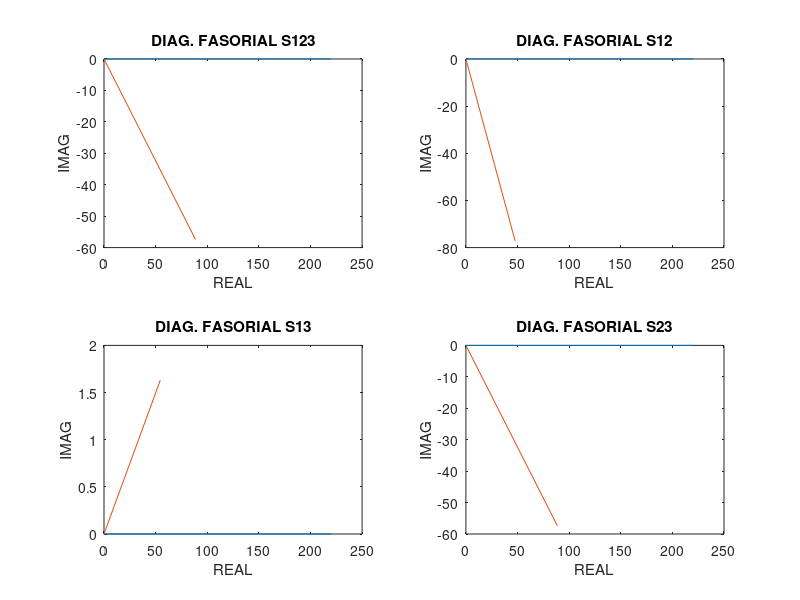

Reproduce this figure in MATLAB.
fp01 = 0.6;
s01 = 5000*fp01 + j*5000*sin(acos(fp01));
fp02 = 0.5;
s02 = 15000*fp02 + j*15000*sin(acos(fp02));
fp03 = 0.9;
s03 = 10000*fp03 - j*10000*sin(acos(fp03));

s123 = s01 + s02 + s03
abs123 = abs(s123)
fp123 = real(s123)/abs(s123)

s12 = s01 + s02
abs12 = abs(s12)
fp12 = real(s12)/abs(s12)

s13 = s01 + s03
abs13 = abs(s13)
fp13 = real(s13)/abs(s13)

s23 = s02 + s03
abs23 = abs(s23)
fp23 = real(s23)/abs(s23)

I123 = conj(s123/220);
I12 = conj(s12/220);
I13 = conj(s13/220);
I23 = conj(s123/220);

x=[0 real(I123)];
y=[0 imag(I123)];
subplot(2,2,1)
plot([0 220], [0 0], x, y)
xlabel('REAL'), ylabel('IMAG')
title('DIAG. FASORIAL S123')

x=[0 real(I12)];
y=[0 imag(I12)];
subplot(2,2,2)
plot([0 220], [0 0], x, y)
xlabel('REAL'), ylabel('IMAG')
title('DIAG. FASORIAL S12')

x=[0 real(I13)];
y=[0 imag(I13)];
subplot(2,2,3)
plot([0 220], [0 0], x, y)
xlabel('REAL'), ylabel('IMAG')
title('DIAG. FASORIAL S13')

x=[0 real(I23)];
y=[0 imag(I23)];
subplot(2,2,4)
plot([0 220], [0 0], x, y)
xlabel('REAL'), ylabel('IMAG')
title('DIAG. FASORIAL S23')